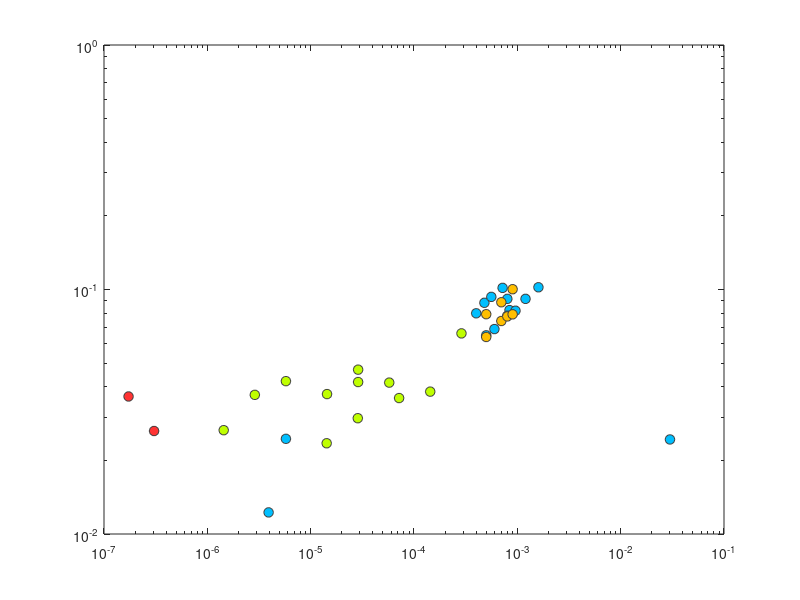

The MATLAB script that drew this image: (Note: this script raises an error after producing the figure.)
% THIS SCRIPT PLOTS LEEDS DATA UNFILTTERED TO ANALYSE THE BEHAVIOUR
% OF THE THERMAL BOUNDARY CONDITIONS

% PS: For MATLAB to be able to read the data:

%BH=1
%IH=2
%BHIH = 3

%FTFF = 1
%FFFF = 2

% Clearing workspace, figures, variables and command window
clear all; close all; clear var; clc
 
% plot fontsize
pfzise = 8;
markersize = 7;

%% Loading all Leeds data
data13 = load('leeds-all-thermal.txt');

E3 = data13(:,1);
Pm3 = data13(:,2);
Pr3 = data13(:,3);
Ra3 = data13(:,4);
El3 = data13(:,5);
fohm3 = data13(:,6);
Bw3 = data13(:,7);
q3 = data13(:,8);
fdip3 = data13(:,9);
Bl1 = data13(:,12);
Bl10 = data13(:,13);
Bl32 = data13(:,14);
BC_source = data13(:,17);
BC_boundary = data13(:,18);

    
%% Relationships
% Lehnert and Elsasser
lehn3 = sqrt(2*El3.*E3./Pm3);
Pc3 = ((q3.^2).*Ra3.*Pm3)./E3;
Pa3 = (8*((E3./Pm3).^3)) .* Pc3;
    
%% Setting the axes and plotting the results
x = Pa3;
y = lehn3./sqrt(fohm3);

%IH and FTFF
L = BC_source == 2 & BC_boundary == 1;
loglog(x(L),y(L),'o', 'MarkerFaceColor',[255, 51, 51]/255,'MarkerEdge',[0.25, 0.25, 0.25],'MarkerSize',markersize);

%BHIH and FTFF
hold on
L = BC_source == 3 & BC_boundary == 1;
loglog(x(L),y(L),'o', 'MarkerFaceColor',[191, 255, 0]/255,'MarkerEdge',[0.25, 0.25, 0.25],'MarkerSize',markersize);

%BH and FTFF
hold on
L = BC_source == 1 & BC_boundary == 1;
loglog(x(L),y(L),'o', 'MarkerFaceColor',[0, 191, 255]/255,'MarkerEdge',[0.25, 0.25, 0.25],'MarkerSize',markersize);

%BH and FFFF
L = BC_source == 1 & BC_boundary == 2;
hold on
loglog(x(L),y(L),'o', 'MarkerFaceColor',[255, 191, 0]/255,'MarkerEdge',[0.25, 0.25, 0.25],'MarkerSize',markersize);

% Best-fit
[a,b,plotbfit,y_hat] = slopeestimate(x,y);

% Best fitting through weighted linear regression
[a,siga,b,sigb] = lserror(log(x),log(y));

% 3sigma limits
[line1,line2] = sigmalines(x,y,y_hat,a,b);


% Plot details
title({'Estimating the slope with Pc = ((q3.^2).*Ra3.*Pm3)./E3 and Pa = (8*((E/Pm)^3))*Pc; (unfiltered data)'})
ax = gca;
ax.FontSize = pfzise;
xlabel('$\it{\bf{Pa}}$','Interpreter','Latex','FontSize', 15)
ylabel('$\it{\bf{\lambda/(f_{ohm})^{1/2}}}$','Interpreter','Latex','FontSize', 15 )     
legend('IH and FTFF','BHIH and FTFF','BH and FTFF','BH and FFFF', 'Location', 'southeast');
     
    
    
    
